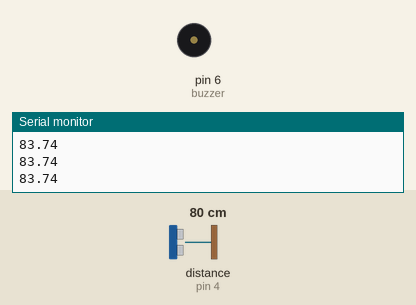
Recording of a sketch running on a simulated Arduino Uno, built with avr-gcc and run on an emulated ATmega328P. Parts: buzzer (waves = sounding), the last lines printed to the serial monitor. Wiring (inferred from the names in the program): ultrasonic range finder: trigger pin 2; echo pin 4. The test bench sets the inputs (shaded band); at power-on: distance to the obstacle (sensor on pin 4) 80 cm. The echo pulse lasts 58.3 µs per cm.

Above: at 1.2 s.
1.3 s: distance to the obstacle (sensor on pin 4) set to 67 cm
2.8 s: distance to the obstacle (sensor on pin 4) set to 59 cm
At 3.5 s:
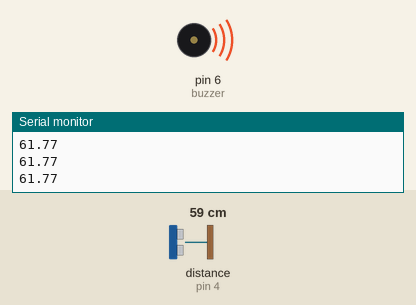
Timing chart, 0 to 5.8 s (numbered marks = the images above; inputs shaded):
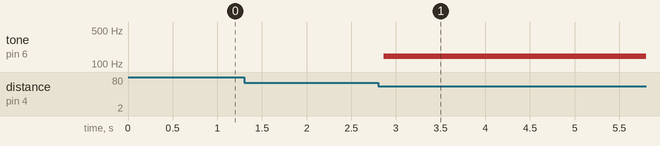

Measured:
- the behaviour switches between 63 and 62 cm on distance to the obstacle (sensor on pin 4) (found by bisection; images 0 and 1)
- after the input at 2.8 s, tone on pin 6 (buzzer): silent → 146 Hz after 0.06 s

The sketch:

Sonar-buzzer.ino
```cpp
int trig = 2;
int echo = 4;
int buzzer = 6;
float echoTime;
float velocity = 359.00; //meters/sec in 30 degree celcius
float distance;

void setup() {
  Serial.begin(9600);
  pinMode(trig,OUTPUT);
  pinMode(echo,INPUT);
  pinMode(buzzer,OUTPUT);


}

void loop() {
  digitalWrite(buzzer,LOW);
  digitalWrite(trig,LOW);
  delay(2);
  digitalWrite(trig,HIGH);
  delayMicroseconds(12);
  digitalWrite(trig,LOW);
  echoTime = (pulseIn(echo,HIGH)) / 1000000.00;
  distance = (velocity * echoTime) / 2.00;
  distance = distance * 100.00;
  if(distance < 65.00){
    analogWrite(buzzer,255);
    digitalWrite(8,HIGH);
  }
  Serial.println(distance);
}
```
